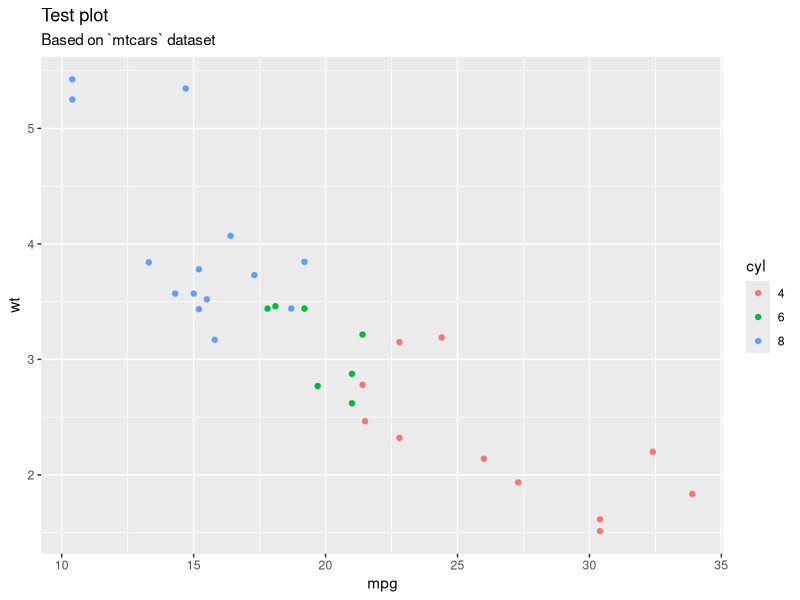

Write R code to recreate this figure.
## ---- chunk 1

## ---- chunk 2
library(tidyverse)

mtcars # view the dataset
## ---- chunk 3
ggplot(mtcars, aes(x = mpg, y = wt, color = factor(cyl))) +
  geom_point() +
  labs(title = "Test plot", subtitle = "Based on `mtcars` dataset", color = "cyl")
